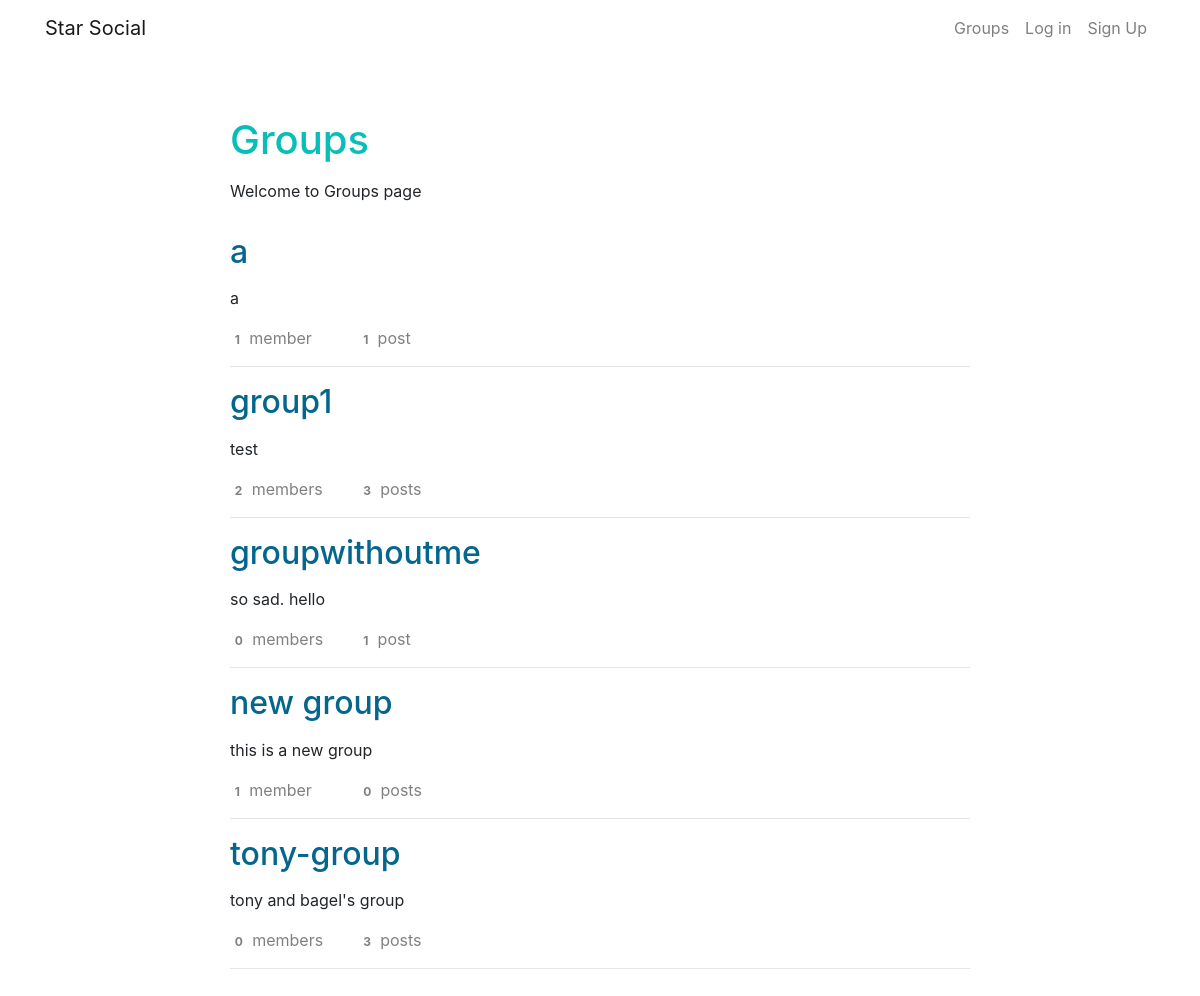
The app's page /groups/ with its own data.
### groups/models.py (models this page shows, shortened)
class Group(models.Model):
    name = models.CharField(max_length=256,unique=True)
    slug = models.SlugField(allow_unicode=True,unique=True)
    description = models.TextField(blank=True,default='')
    members = models.ManyToManyField(User,through='GroupMembership')
    class Meta:
        ordering = ['name']

### groups/views.py (the view)
# urls.py: path('', views.GroupList.as_view(),name='list'),
class GroupList(PrefetchRelatedMixin,generic.ListView):
    model = models.Group
    prefetch_related = ('members','posts')

### groups/templates/groups/group_list.html (shortened to what this page needs)
{% extends 'groups/group_base.html' %}
{% block pre_group %}
<div class='pre-group'>
    <h1 class='page-title'>Groups</h1>
    <p>Welcome to Groups page</p>
</div>
{% endblock %}
{% block group_content %}
<div class='group-list'>
    {% for group in group_list %}
    <h2 class='group-list-title'>
        <a href=" {% url 'groups:detail' slug=group.slug %}">{{ group.name }}</a>
    </h2>
    <p class='group-list-description'> {{ group.description|truncatewords:200 }}</p>
    <div class='row'>
        <div class="col-md-2  group-list-footer">
            <span class='badge'>{{ group.members.count }}</span>
            member{{ group.members.count|pluralize }}
        </div>
        <div class="col-md-2 group-list-footer">
            <span class='badge'>{{ group.posts.count }}</span>
            post{{ group.posts.count|pluralize }}
        </div>
    </div>
    <hr>
    {% endfor %}
</div>
{% endblock %}

### static/css/master.css (style rules this page uses)
h1.page-title { margin: 30px 0 15px 0; color: #07beb8; }
.group-list, .post-body { margin-top: 30px; margin-bottom: 30px; }
.group-list-description { margin-top: 15px; }
.group-list-title a { color: #05668d; }
.group-list-title ::after { color: #05668d; }
.group-list-footer { color: grey; }

### records on screen
Group: name "a", description "a", members.count "1", posts.count "1"
Group: name "group1", description "test", members.count "2", posts.count "3"
Group: name "groupwithoutme", description "so sad. hello", members.count "0", posts.count "1"
Group: name "new group", description "this is a new group", members.count "1", posts.count "0"
Group: name "tony-group", description "tony and bagel's group", members.count "0", posts.count "3"
